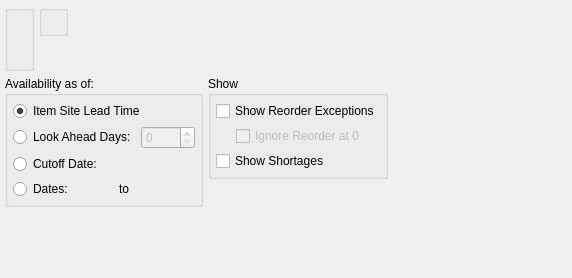
<?xml version="1.0" encoding="UTF-8"?>
<ui version="4.0">
 <comment>This file is part of the xTuple ERP: PostBooks Edition, a free and
open source Enterprise Resource Planning software suite,
Copyright (c) 1999-2010 by OpenMFG LLC, d/b/a xTuple.
It is licensed to you under the Common Public Attribution License
version 1.0, the full text of which (including xTuple-specific Exhibits)
is available at www.xtuple.com/CPAL.  By using this software, you agree
to be bound by its terms.</comment>
 <class>dspInventoryAvailabilityByItem</class>
 <widget class="QWidget" name="dspInventoryAvailabilityByItem">
  <property name="geometry">
   <rect>
    <x>0</x>
    <y>0</y>
    <width>572</width>
    <height>278</height>
   </rect>
  </property>
  <property name="windowTitle">
   <string>Inventory Availability by Item</string>
  </property>
  <layout class="QVBoxLayout" name="verticalLayout_6">
   <item>
    <layout class="QHBoxLayout" name="horizontalLayout_2">
     <item>
      <widget class="QGroupBox" name="_itemGroup">
       <property name="title">
        <string/>
       </property>
       <layout class="QVBoxLayout" name="verticalLayout">
        <item>
         <widget class="ItemCluster" name="_item"/>
        </item>
       </layout>
      </widget>
     </item>
     <item>
      <layout class="QVBoxLayout" name="verticalLayout_3">
       <item>
        <widget class="WarehouseGroup" name="_warehouse">
         <property name="title">
          <string/>
         </property>
         <property name="fixedSize">
          <bool>false</bool>
         </property>
        </widget>
       </item>
       <item>
        <spacer name="verticalSpacer">
         <property name="orientation">
          <enum>Qt::Vertical</enum>
         </property>
         <property name="sizeType">
          <enum>QSizePolicy::MinimumExpanding</enum>
         </property>
         <property name="sizeHint" stdset="0">
          <size>
           <width>20</width>
           <height>0</height>
          </size>
         </property>
        </spacer>
       </item>
      </layout>
     </item>
     <item>
      <spacer name="horizontalSpacer_2">
       <property name="orientation">
        <enum>Qt::Horizontal</enum>
       </property>
       <property name="sizeHint" stdset="0">
        <size>
         <width>0</width>
         <height>17</height>
        </size>
       </property>
      </spacer>
     </item>
    </layout>
   </item>
   <item>
    <layout class="QHBoxLayout" name="horizontalLayout_6">
     <item>
      <widget class="QGroupBox" name="_showByGroup">
       <property name="title">
        <string>Availability as of:</string>
       </property>
       <layout class="QVBoxLayout" name="verticalLayout_5">
        <item>
         <widget class="QRadioButton" name="_leadTime">
          <property name="text">
           <string>Item Site Lead Time</string>
          </property>
          <property name="checked">
           <bool>true</bool>
          </property>
         </widget>
        </item>
        <item>
         <layout class="QHBoxLayout" name="horizontalLayout">
          <item>
           <widget class="QRadioButton" name="_byDays">
            <property name="enabled">
             <bool>true</bool>
            </property>
            <property name="text">
             <string>Look Ahead Days:</string>
            </property>
           </widget>
          </item>
          <item>
           <widget class="QSpinBox" name="_days">
            <property name="enabled">
             <bool>false</bool>
            </property>
            <property name="minimum">
             <number>0</number>
            </property>
            <property name="maximum">
             <number>1000</number>
            </property>
           </widget>
          </item>
          <item>
           <spacer>
            <property name="orientation">
             <enum>Qt::Horizontal</enum>
            </property>
            <property name="sizeType">
             <enum>QSizePolicy::MinimumExpanding</enum>
            </property>
            <property name="sizeHint" stdset="0">
             <size>
              <width>0</width>
              <height>15</height>
             </size>
            </property>
           </spacer>
          </item>
         </layout>
        </item>
        <item>
         <layout class="QHBoxLayout" name="horizontalLayout_3">
          <item>
           <widget class="QRadioButton" name="_byDate">
            <property name="text">
             <string>Cutoff Date:</string>
            </property>
           </widget>
          </item>
          <item>
           <widget class="DLineEdit" name="_date">
            <property name="enabled">
             <bool>false</bool>
            </property>
            <property name="sizePolicy">
             <sizepolicy hsizetype="Preferred" vsizetype="Fixed">
              <horstretch>0</horstretch>
              <verstretch>0</verstretch>
             </sizepolicy>
            </property>
            <property name="maximumSize">
             <size>
              <width>100</width>
              <height>32767</height>
             </size>
            </property>
           </widget>
          </item>
          <item>
           <spacer>
            <property name="orientation">
             <enum>Qt::Horizontal</enum>
            </property>
            <property name="sizeType">
             <enum>QSizePolicy::MinimumExpanding</enum>
            </property>
            <property name="sizeHint" stdset="0">
             <size>
              <width>0</width>
              <height>15</height>
             </size>
            </property>
           </spacer>
          </item>
         </layout>
        </item>
        <item>
         <layout class="QHBoxLayout" name="horizontalLayout_4">
          <item>
           <widget class="QRadioButton" name="_byDates">
            <property name="text">
             <string>Dates:</string>
            </property>
           </widget>
          </item>
          <item>
           <widget class="DLineEdit" name="_startDate">
            <property name="enabled">
             <bool>false</bool>
            </property>
           </widget>
          </item>
          <item>
           <widget class="QLabel" name="_toLit">
            <property name="text">
             <string>to</string>
            </property>
           </widget>
          </item>
          <item>
           <widget class="DLineEdit" name="_endDate">
            <property name="enabled">
             <bool>false</bool>
            </property>
           </widget>
          </item>
         </layout>
        </item>
       </layout>
      </widget>
     </item>
     <item>
      <layout class="QVBoxLayout" name="verticalLayout_4">
       <item>
        <widget class="QGroupBox" name="_showGroup">
         <property name="title">
          <string>Show</string>
         </property>
         <layout class="QVBoxLayout" name="verticalLayout_2">
          <item>
           <widget class="XCheckBox" name="_showReorder">
            <property name="text">
             <string>Show Reorder Exceptions</string>
            </property>
           </widget>
          </item>
          <item>
           <layout class="QHBoxLayout" name="horizontalLayout_5">
            <item>
             <spacer>
              <property name="orientation">
               <enum>Qt::Horizontal</enum>
              </property>
              <property name="sizeType">
               <enum>QSizePolicy::Preferred</enum>
              </property>
              <property name="sizeHint" stdset="0">
               <size>
                <width>20</width>
                <height>20</height>
               </size>
              </property>
             </spacer>
            </item>
            <item>
             <widget class="XCheckBox" name="_ignoreReorderAtZero">
              <property name="enabled">
               <bool>false</bool>
              </property>
              <property name="text">
               <string>Ignore Reorder at 0</string>
              </property>
             </widget>
            </item>
           </layout>
          </item>
          <item>
           <widget class="XCheckBox" name="_showShortages">
            <property name="text">
             <string>Show Shortages</string>
            </property>
           </widget>
          </item>
         </layout>
         <zorder>_showShortages</zorder>
         <zorder>_showReorder</zorder>
        </widget>
       </item>
       <item>
        <spacer>
         <property name="orientation">
          <enum>Qt::Vertical</enum>
         </property>
         <property name="sizeType">
          <enum>QSizePolicy::MinimumExpanding</enum>
         </property>
         <property name="sizeHint" stdset="0">
          <size>
           <width>16</width>
           <height>0</height>
          </size>
         </property>
        </spacer>
       </item>
      </layout>
     </item>
     <item>
      <spacer name="horizontalSpacer">
       <property name="orientation">
        <enum>Qt::Horizontal</enum>
       </property>
       <property name="sizeHint" stdset="0">
        <size>
         <width>0</width>
         <height>20</height>
        </size>
       </property>
      </spacer>
     </item>
    </layout>
   </item>
   <item>
    <spacer name="verticalSpacer_2">
     <property name="orientation">
      <enum>Qt::Vertical</enum>
     </property>
     <property name="sizeHint" stdset="0">
      <size>
       <width>20</width>
       <height>10</height>
      </size>
     </property>
    </spacer>
   </item>
  </layout>
 </widget>
 <layoutdefault spacing="5" margin="5"/>
 <pixmapfunction>qPixmapFromMimeSource</pixmapfunction>
 <customwidgets>
  <customwidget>
   <class>DLineEdit</class>
   <extends>QWidget</extends>
   <header>datecluster.h</header>
  </customwidget>
  <customwidget>
   <class>ItemCluster</class>
   <extends>QWidget</extends>
   <header>itemcluster.h</header>
  </customwidget>
  <customwidget>
   <class>WarehouseGroup</class>
   <extends>QGroupBox</extends>
   <header>warehousegroup.h</header>
  </customwidget>
  <customwidget>
   <class>XCheckBox</class>
   <extends>QCheckBox</extends>
   <header>xcheckbox.h</header>
  </customwidget>
 </customwidgets>
 <tabstops>
  <tabstop>_item</tabstop>
  <tabstop>_leadTime</tabstop>
  <tabstop>_days</tabstop>
  <tabstop>_byDate</tabstop>
  <tabstop>_date</tabstop>
  <tabstop>_byDates</tabstop>
  <tabstop>_startDate</tabstop>
  <tabstop>_endDate</tabstop>
  <tabstop>_showShortages</tabstop>
  <tabstop>_ignoreReorderAtZero</tabstop>
  <tabstop>_showReorder</tabstop>
  <tabstop>_warehouse</tabstop>
  <tabstop>_byDays</tabstop>
 </tabstops>
 <resources/>
 <connections>
  <connection>
   <sender>_byDays</sender>
   <signal>toggled(bool)</signal>
   <receiver>_days</receiver>
   <slot>setEnabled(bool)</slot>
   <hints>
    <hint type="sourcelabel">
     <x>20</x>
     <y>20</y>
    </hint>
    <hint type="destinationlabel">
     <x>20</x>
     <y>20</y>
    </hint>
   </hints>
  </connection>
  <connection>
   <sender>_byDate</sender>
   <signal>toggled(bool)</signal>
   <receiver>_date</receiver>
   <slot>setEnabled(bool)</slot>
   <hints>
    <hint type="sourcelabel">
     <x>20</x>
     <y>20</y>
    </hint>
    <hint type="destinationlabel">
     <x>20</x>
     <y>20</y>
    </hint>
   </hints>
  </connection>
  <connection>
   <sender>_showReorder</sender>
   <signal>toggled(bool)</signal>
   <receiver>_ignoreReorderAtZero</receiver>
   <slot>setEnabled(bool)</slot>
   <hints>
    <hint type="sourcelabel">
     <x>20</x>
     <y>20</y>
    </hint>
    <hint type="destinationlabel">
     <x>20</x>
     <y>20</y>
    </hint>
   </hints>
  </connection>
  <connection>
   <sender>_item</sender>
   <signal>newId(int)</signal>
   <receiver>_warehouse</receiver>
   <slot>findItemSites(int)</slot>
   <hints>
    <hint type="sourcelabel">
     <x>20</x>
     <y>20</y>
    </hint>
    <hint type="destinationlabel">
     <x>20</x>
     <y>20</y>
    </hint>
   </hints>
  </connection>
  <connection>
   <sender>_item</sender>
   <signal>warehouseIdChanged(int)</signal>
   <receiver>_warehouse</receiver>
   <slot>setId(int)</slot>
   <hints>
    <hint type="sourcelabel">
     <x>20</x>
     <y>20</y>
    </hint>
    <hint type="destinationlabel">
     <x>20</x>
     <y>20</y>
    </hint>
   </hints>
  </connection>
  <connection>
   <sender>_byDates</sender>
   <signal>toggled(bool)</signal>
   <receiver>_startDate</receiver>
   <slot>setEnabled(bool)</slot>
   <hints>
    <hint type="sourcelabel">
     <x>20</x>
     <y>20</y>
    </hint>
    <hint type="destinationlabel">
     <x>20</x>
     <y>20</y>
    </hint>
   </hints>
  </connection>
  <connection>
   <sender>_byDates</sender>
   <signal>toggled(bool)</signal>
   <receiver>_endDate</receiver>
   <slot>setEnabled(bool)</slot>
   <hints>
    <hint type="sourcelabel">
     <x>20</x>
     <y>20</y>
    </hint>
    <hint type="destinationlabel">
     <x>20</x>
     <y>20</y>
    </hint>
   </hints>
  </connection>
 </connections>
</ui>
